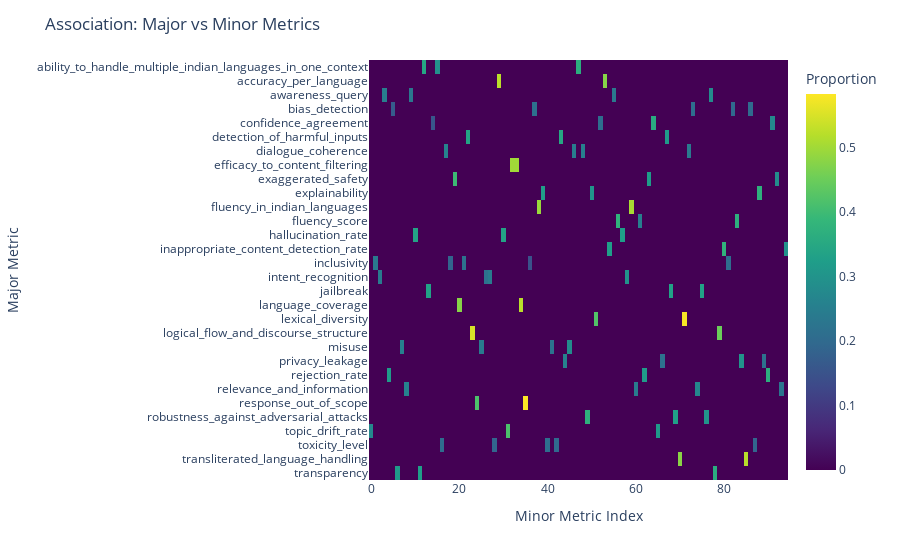

The notebook cell saved with this chart:
### Code cell
import plotly.express as px

fig = px.imshow(
    contingency_norm.values,
    labels=dict(x="Minor Metric Index", y="Major Metric", color="Proportion"),
    x=list(range(contingency_norm.shape[1])),  # use index instead of names
    y=contingency_norm.index,
    aspect="auto",
    color_continuous_scale='Viridis'
)
fig.update_layout(title="Association: Major vs Minor Metrics")
fig.show()

### Figure 1 — Plotly figure (JSON) as saved in the notebook; plotly's stock layout.template omitted (floating-point values rounded to 4 significant figures; data arrays with more than 128 entries replaced by an {"elided": "..."} marker saying what was removed)
{"data": [{"coloraxis": "coloraxis", "hovertemplate": "Minor Metric Index: %{x}<br>Major Metric: %{y}<br>Proportion: %{z}<extra></extra>", "name": "0", "type": "heatmap", "x": [0, 1, 2, 3, 4, 5, 6, 7, 8, 9, 10, 11, 12, 13, 14, 15, 16, 17, 18, 19, 20, 21, 22, 23, 24, 25, 26, 27, 28, 29, 30, 31, 32, 33, 34, 35, 36, 37, 38, 39, 40, 41, 42, 43, 44, 45, 46, 47, 48, 49, 50, 51, 52, 53, 54, 55, 56, 57, 58, 59, 60, 61, 62, 63, 64, 65, 66, 67, 68, 69, 70, 71, 72, 73, 74, 75, 76, 77, 78, 79, 80, 81, 82, 83, 84, 85, 86, 87, 88, 89, 90, 91, 92, 93, 94], "xaxis": "x", "y": ["ability_to_handle_multiple_indian_languages_in_one_context", "accuracy_per_language", "awareness_query", "bias_detection", "confidence_agreement", "detection_of_harmful_inputs", "dialogue_coherence", "efficacy_to_content_filtering", "exaggerated_safety", "explainability", "fluency_in_indian_languages", "fluency_score", "hallucination_rate", "inappropriate_content_detection_rate", "inclusivity", "intent_recognition", "jailbreak", "language_coverage", "lexical_diversity", "logical_flow_and_discourse_structure", "misuse", "privacy_leakage", "rejection_rate", "relevance_and_information", "response_out_of_scope", "robustness_against_adversarial_attacks", "topic_drift_rate", "toxicity_level", "transliterated_language_handling", "transparency"], "yaxis": "y", "z": {"elided": "30x95 float values"}}], "layout": {"coloraxis": {"colorbar": {"title": {"text": "Proportion"}}, "colorscale": [[0, "#440154"], [0.1111, "#482878"], [0.2222, "#3e4989"], [0.3333, "#31688e"], [0.4444, "#26828e"], [0.5556, "#1f9e89"], [0.6667, "#35b779"], [0.7778, "#6ece58"], [0.8889, "#b5de2b"], [1, "#fde725"]]}, "margin": {"t": 60}, "title": {"text": "Association: Major vs Minor Metrics"}, "xaxis": {"anchor": "y", "domain": [0, 1], "title": {"text": "Minor Metric Index"}}, "yaxis": {"anchor": "x", "autorange": "reversed", "domain": [0, 1], "title": {"text": "Major Metric"}}}}
